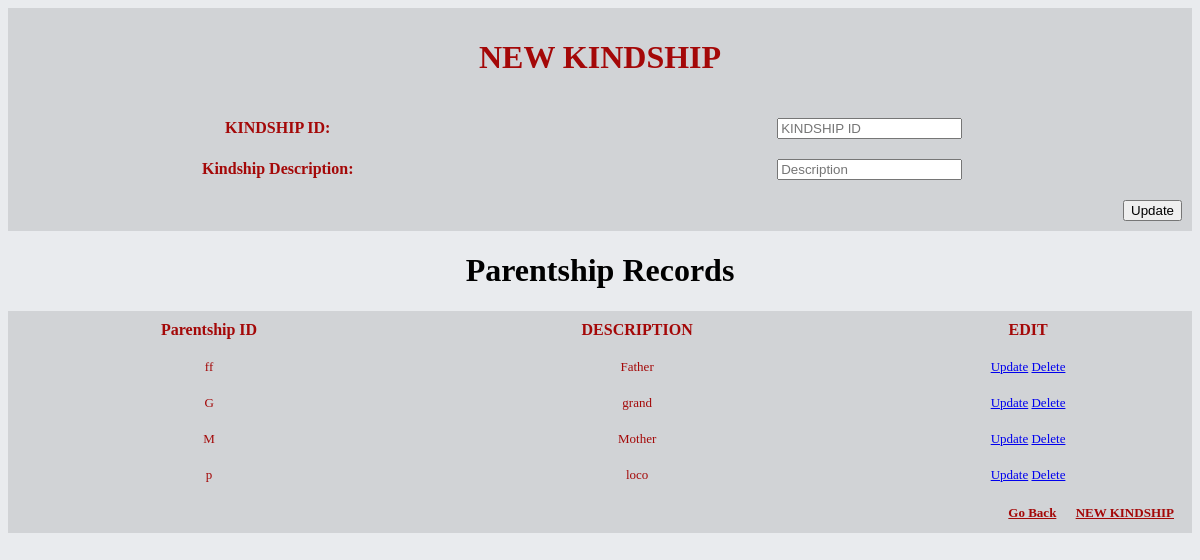
Screenshot of /admin/crud_parentship/view_class.php?action=ver&m=1 with the database file from the repository.
### tables this page shows
CREATE TABLE `kindship` (
  `id_kindship` varchar(5) NOT NULL,
  `desc_kindship` varchar(45) NOT NULL
);

### admin/crud_parentship/view_class.php (the view, shortened to what this page needs)
<?php
$db = database::conectar();
?>
<!DOCTYPE html>
<html>
<head>
	<link rel="stylesheet" type="text/css" href="../main.css">
</head>
<body>
	 <?php if (!empty($_GET['m']) and !empty($_GET['action']) ) { ?>
	<div id="box">
			<form action="#" method="post" enctype="multipart/form-data">
			<table class="redTable">
				<tr><center><th colspan="2"><h1>NEW KINDSHIP</h1></th></center></tr>
				<tr><th><label>KINDSHIP ID:</label></th>
				<td><input type="text" name="id_parentship" placeholder="KINDSHIP ID" required id="form"></td></tr>
				<tr><th><label>Kindship Description:</label></th>
				<td><input type="text" id="form" name="parentship_state" placeholder="Description"></td></tr>
				<tfoot>
					<tr>
						<td colspan="2">
							<div class="links">
								<input  type="submit" value="Update" onclick="this.form.action = '?action=actualizar';">
							</div>
						</td>
					</tr>
					</tfoot>
			</table>
			</form>
	</div>
	<?php } ?>
	<?php
	$sql = "SELECT * FROM kindship";
	$query = $db ->query($sql);
	if ($query->rowCount()>0): ?>
		<center><h1 id="h1">Parentship Records</h1></center>
		<table class="redTable">
			<tr>
				<th>Parentship ID</th>
				<th>DESCRIPTION</th>
				<th>EDIT</th>
			</tr>
			<?php while ($row = $query->fetch(PDO::FETCH_ASSOC)): ?>
			<?php echo "<tr>"."<td>".$row['id_kindship'] . "</td>";
				echo "<td>".$row['desc_kindship'] . "</td>";
			?>
			<td><a id="buton2b" href="?action=editar&id_kindship=<?php echo $row['id_kindship'];?>">Update</a>
			<a id="buton2b" href="?action=eliminar&id_kindship=<?php echo $row['id_kindship'];?>" onclick="return confirm('U sure?')">Delete</a></td></tr>
			<?php endwhile; ?>
			<tfoot>
				<tr>
					<td colspan="3">
						<div class="links">
							<a href="../index_admin.php" id="buton1b">Go Back</a>
							<a id="buton1b" href="?action=ver&m=1">NEW KINDSHIP</a>
						</div>
					</td>
				</tr>
			</tfoot>
		</table>
	<?php else: ?>
		<h4>Mr. User DO NOT find registration</h4>
		<br><a href="../index_admin.php" id="buton1b">Go Back</a>
		<a id="buton1b" href="?action=ver&m=1">NEW KINDSHIP</a>
	<?php endif; ?>
</body>
</html>

### admin/main.css (style rules this page uses)
body { background-color: #e9ebee; }
table.redTable { border: none; background-color: rgba(0,0,0,.1); width: 100%; text-align: center; border-collapse: collapse; }
table.redTable td, table.redTable th { border: none; padding: 10px; color: #A40808; }
table.redTable tbody td { font-size: 13px; }
table.redTable tfoot { font-size: 13px; font-weight: bold; color: #e9ebee; width: 100%; }
table.redTable tfoot td { font-size: 13px; }
table.redTable tfoot .links { text-align: right; }
table.redTable tfoot .links a { display: inline-block; color: #A40808; padding: 2px 8px; border-radius: 0; }

### rows the page displays
kindship: id_kindship "ff", desc_kindship "Father"
kindship: id_kindship "G", desc_kindship "grand"
kindship: id_kindship "M", desc_kindship "Mother"
kindship: id_kindship "p", desc_kindship "loco"
